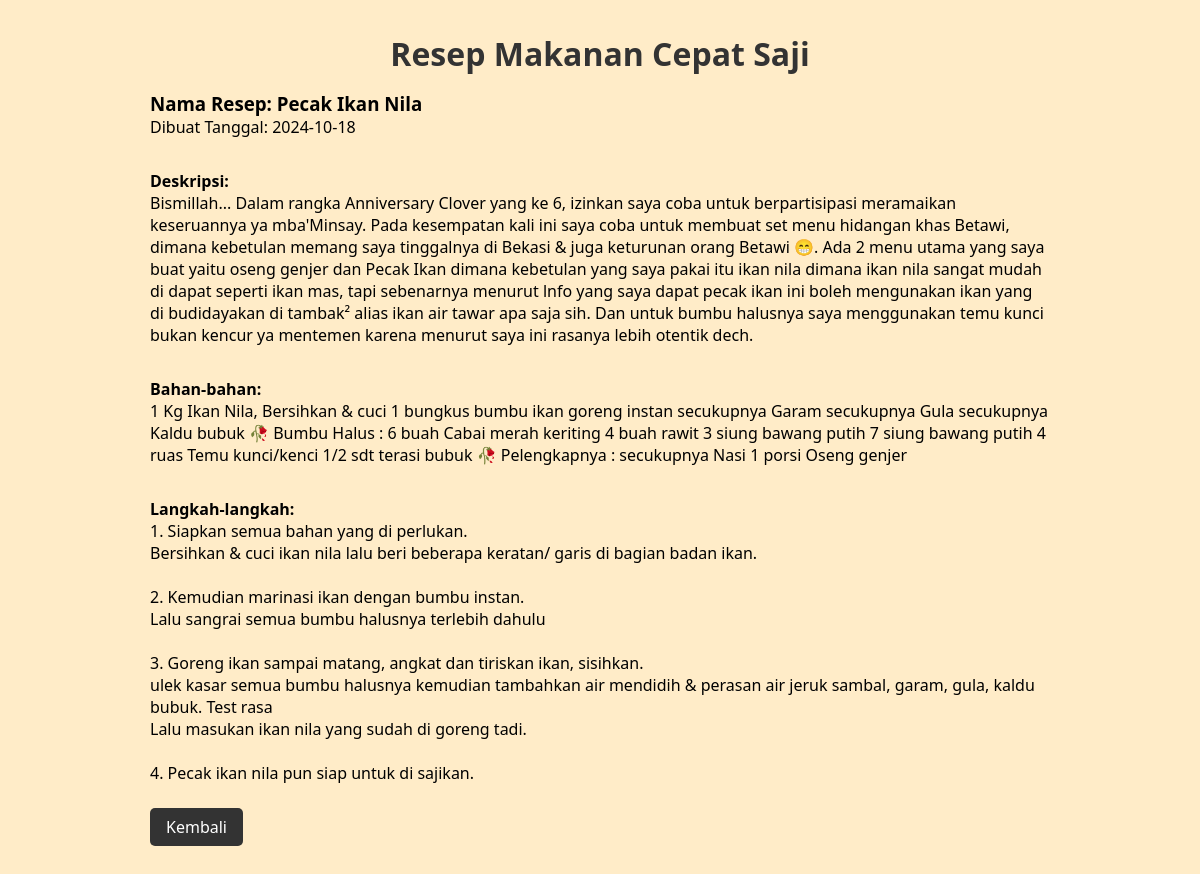
Page /detail_resep.php?id=3 on the committed database.
### tables this page shows
CREATE TABLE resep (
    id INTEGER PRIMARY KEY AUTOINCREMENT,
    nama_resep TEXT NOT NULL,
    description TEXT NOT NULL,
    daerah TEXT NOT NULL,
    bahan TEXT NOT NULL, 
    cara TEXT NOT NULL,
    created_at TEXT NOT NULL);

### functions.php (called while the page is built, shortened)
<?php
function get_resep_by_id($id)
{
    $db = connect_db();
    $query = "SELECT * FROM resep WHERE id = $id";
    $result = $db->query($query);
    return $result ? $result->fetchArray(SQLITE3_ASSOC) : false;
}

### detail_resep.php (the view, shortened to what this page needs)
<?php
require_once 'functions.php';
$id_resep = $_GET['id'];
$resep = get_resep_by_id($id_resep);
?>
<!DOCTYPE html>
<html lang="en">
<head>
</head>
<body>
    <div class="container">
        <div class="jumbotron">
            <h1>Resep Makanan Cepat Saji</h1>
            <div class="card">
                <h3>Nama Resep: <?php echo htmlspecialchars($resep['nama_resep']); ?></h3>
                <span>Dibuat Tanggal: <?php echo htmlspecialchars($resep['created_at']); ?></span>
                <div class="isi">
                    <p>
                        <strong>Deskripsi:</strong><br> <?php echo htmlspecialchars($resep['description']); ?>
                    </p>
                </div>
                <div class="isi">
                    <p>
                        <strong>Bahan-bahan:</strong><br> <?php echo htmlspecialchars($resep['bahan']); ?>
                    </p>
                </div>
                <div class="isi">
                    <p>
                        <strong>Langkah-langkah:</strong><br> <?php echo nl2br(htmlspecialchars($resep['cara'])); ?>
                    </p>
                </div>
                <div class="tombol">
                    <a href="halaman_utama.php">Kembali</a>
                </div>
            </div>
        </div>
    </div>
</body>
</html>

### detail_resep.php (style rules this page uses)
* { margin: 0; padding: 0; box-sizing: border-box; }
body { font-family: system-ui, -apple-system, BlinkMacSystemFont, 'Segoe UI', Roboto, Oxygen, Ubuntu, Cantarell, 'Open Sans', 'Helvetica Neue', sans-serif; background-color: #FFECC8; }
.container .jumbotron { max-width: 900px; margin: auto; padding-bottom: 3rem; }
.container .jumbotron h1 { color: #333; text-align: center; padding: 2rem 0 1rem 0; }
.container .jumbotron .card .isi { margin-top: 2rem; }
.container .jumbotron .card .tombol { margin-top: 2rem; }
.container .jumbotron .card .tombol a { background-color: #333; text-decoration: none; color: #fff; padding: 0.5rem 1rem; border: none; border-radius: 5px; cursor: pointer; transition: 0.3s ease-in-out; }

### rows in the picture
resep: nama_resep "Pecak Ikan Nila", created_at "2024-10-18", description "Bismillah... Dalam rangka Anniversary Clover yang ke 6, izinkan saya coba untuk berpartisipasi meramaikan keseruannya ya mba'Minsay. Pada kesempatan kali ini saya coba untuk membuat set menu hidangan khas Betawi, dimana kebetulan memang saya tinggalnya di Bekasi & juga keturunan orang Betawi 😁. Ada 2 menu utama yang saya buat yaitu oseng genjer dan Pecak Ikan dimana kebetulan yang saya pakai itu ikan nila dimana ikan nila sangat mudah di dapat seperti ikan mas, tapi sebenarnya menurut lnfo yang saya dapat pecak ikan ini boleh mengunakan ikan yang di budidayakan di tambak² alias ikan air tawar apa saja sih. Dan untuk bumbu halusnya saya menggunakan temu kunci bukan kencur ya mentemen karena…", bahan "1 Kg Ikan Nila, Bersihkan & cuci 1 bungkus bumbu ikan goreng instan secukupnya Garam secukupnya Gula secukupnya Kaldu bubuk 🥀 Bumbu Halus : 6 buah Cabai merah keriting 4 buah rawit 3 siung bawang putih 7 siung bawang putih 4 ruas Temu kunci/kenci 1/2 sdt terasi bubuk 🥀 Pelengkapnya : secukupnya Nasi 1 porsi Oseng genjer", cara "1. Siapkan semua bahan yang di perlukan. Bersihkan & cuci ikan nila lalu beri beberapa keratan/ garis di bagian badan ikan. 2. Kemudian marinasi ikan dengan bumbu instan. Lalu sangrai semua bumbu halusnya terlebih dahulu 3. Goreng ikan sampai matang, angkat dan tiriskan ikan, sisihkan. ulek kasar semua bumbu halusnya kemudian tambahkan air mendidih & perasan air jeruk sambal, garam, gula, kaldu bubuk. Test rasa Lalu masukan ikan nila yang sudah di goreng tadi. 4. Pecak ikan nila pun siap untuk di sajikan."
